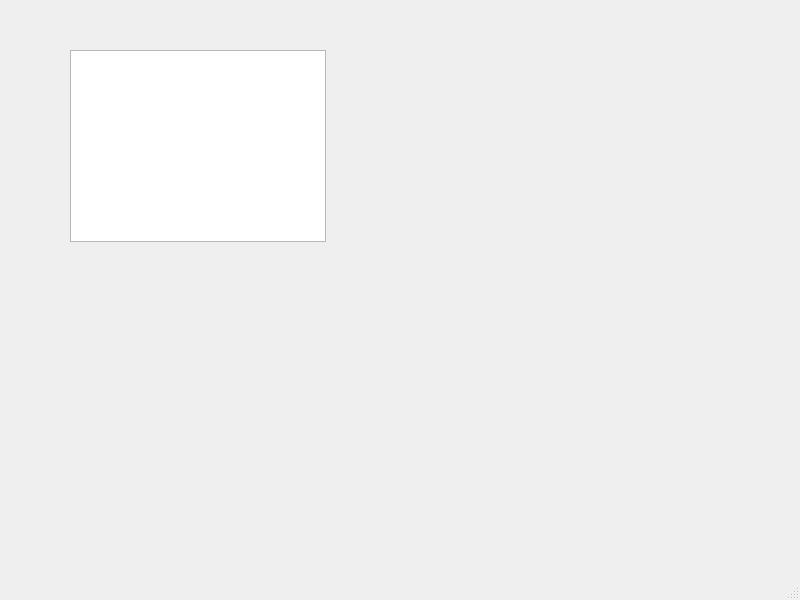
<?xml version="1.0" encoding="UTF-8"?>
<ui version="4.0">
 <class>MainWindow</class>
 <widget class="QMainWindow" name="MainWindow">
  <property name="geometry">
   <rect>
    <x>0</x>
    <y>0</y>
    <width>800</width>
    <height>600</height>
   </rect>
  </property>
  <property name="windowTitle">
   <string>MainWindow</string>
  </property>
  <widget class="QWidget" name="centralwidget">
   <widget class="QGraphicsView" name="game_graphics_view">
    <property name="geometry">
     <rect>
      <x>70</x>
      <y>50</y>
      <width>256</width>
      <height>192</height>
     </rect>
    </property>
   </widget>
  </widget>
  <widget class="QMenuBar" name="menubar">
   <property name="geometry">
    <rect>
     <x>0</x>
     <y>0</y>
     <width>800</width>
     <height>31</height>
    </rect>
   </property>
  </widget>
  <widget class="QStatusBar" name="statusbar"/>
 </widget>
 <resources/>
 <connections/>
</ui>
